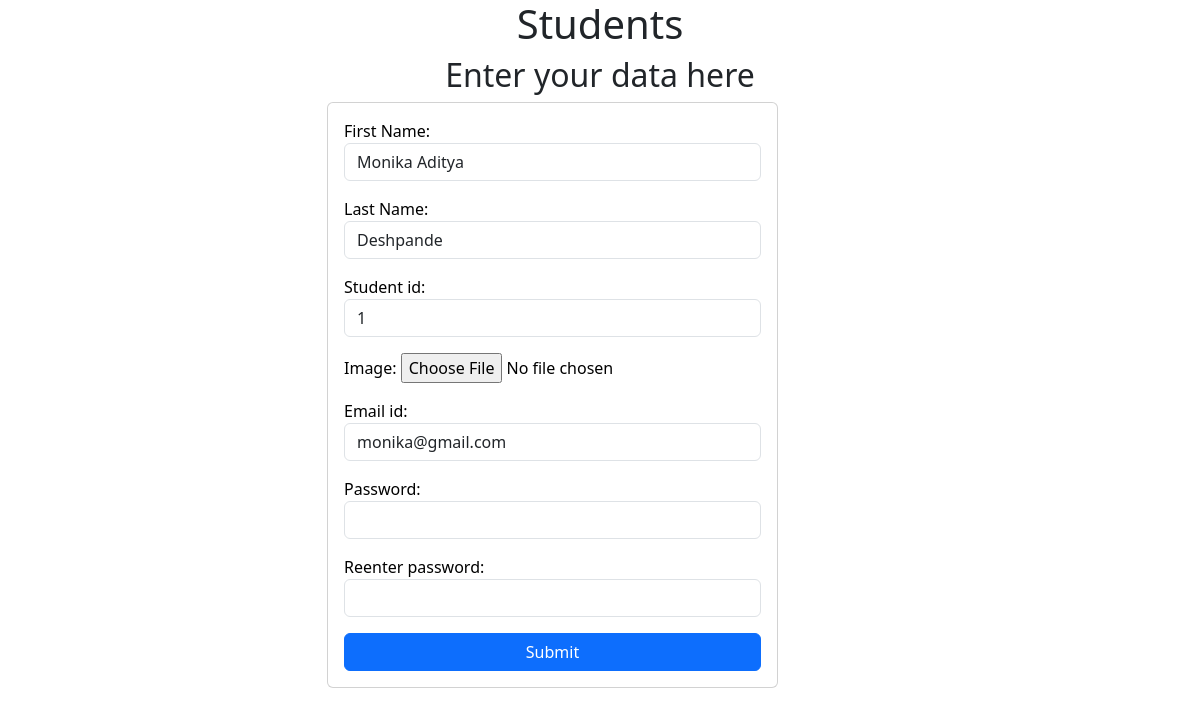
/python_quiz/student_update/monika@gmail.com, run on the app's committed database.
### python_quiz/models.py (models this page shows, shortened)
class students_signup(models.Model):
    firstname = models.CharField(max_length=20, null=False)
    lastname = models.CharField(max_length=20, null=False)
    student_id = models.CharField(max_length=100, null=False)
    image = models.ImageField(upload_to="administrator_login/", blank=True)
    email_id = models.EmailField(blank=True, primary_key= True)
    password = models.CharField(max_length=100, null=False)
    reenter_password = models.CharField(max_length=100, null=False)

### python_quiz/views.py (the view)
# urls.py: path('student_update/<str:email_id>', update_student),
def update_student(request, email_id):
    data = students_signup.objects.get(email_id=email_id)
    form = students_signup_form(instance=data)
    if request.method =="POST":
        form = students_signup_form(request.POST, instance=data)
        if form.is_valid():
            form.save()
    context = {'form': form}
    return render(request, 'python_quiz/student_signup.html', context)

### python_quiz/forms.py
class students_signup_form(forms.ModelForm):
    class Meta:
        model = students_signup
        fields = '__all__'
        labels= { 'firstname': 'First Name', 'lastname': 'Last Name', 'reenter password': 'Re-enter Password'}
        widgets = {
            'firstname':forms.TextInput(attrs={'class':'form-control'}),
            'lastname':forms.TextInput(attrs={'class':'form-control'}),
            'student_id':forms.NumberInput(attrs={'class':'form-control'}),
            'email_id':forms.EmailInput(attrs={'class':'form-control'}),
            'password':forms.PasswordInput(attrs={'class':'form-control'}),
            'reenter_password':forms.PasswordInput(attrs={'class':'form-control'})
        }

### templates/python_quiz/student_signup.html (shortened to what this page needs)
<!DOCTYPE html>
<html lang="en">
<head>
    <link href="https://cdn.jsdelivr.net/npm/bootstrap@5.3.2/dist/css/bootstrap.min.css" rel="stylesheet">
</head>
<body>
    <h1 class= "text-center":>Students</h1>
    <h2 class= "text-center">Enter your data here</h2>
    <div class="container">
        <div class="row">
            <div class="col-md-5 offset-md-3">
                <div class="card bg-Primary-dark text-black" >
                    <div class="card-body">
                        <form action="" method="post">
                            {% for fm in form %}
                            <div class="form-group mb-3">
                                {{fm.label_tag}}  {{fm}} <small class="text-danger"> {{fm.errors|striptags}} </small>
                            </div>
                            {% endfor %}
                            <div class="d-grid gap-2">
                                <input class="btn btn-primary" type="submit" href="/python_quiz/student_details"  value="Submit" >
                            </div>
                    </div>
                </div>
            </div>
        </div>
    </div>
</body>
</html>

### data on the page
students_signup: form "Monika Aditya" "Deshpande" "1" "monika@gmail.com"

### other printed values
{{ fm.label_tag }} "First Name:" "Last Name:" "Student id:" "Image:" "Email id:" "Password:" "Reenter password:"
